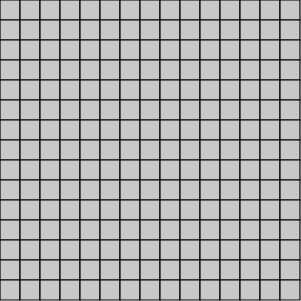
Frame 1 (no input)
Frame 60 (no input): identical to frame 1, image omitted
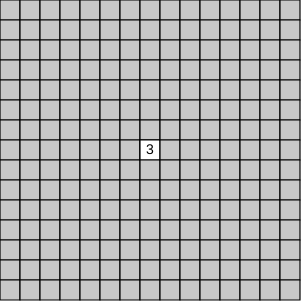
Frame 120 (the mouse pressed at the canvas centre since frame 60)

The p5.js sketch that drew these frames (run headless with seeded random() and noise() and a simulated clock; from frame 60 on, the mouse is pressed at the canvas centre):

// p5.js sketch
// ── sketch.js
// User Global Variables
let width = 301, height = 301; // '1': for 'stroke' visibility
let grid;

// User-Defined Classes
class Cell { 
  constructor(i, j, side, bomb_threshold=0.2) {
    // Cell
    this.i = i; // 'Grid's row index
    this.j = j; // 'Grid's column index
    this.x = i * side; // 'Cell's 'x' coordinate
    this.y = j * side; // 'Cell's 'y' coordinate
    this.side = side;
    // Neighbors
    this.neighbors = 0; // Neighbor counter
    // Status
    this.is_flag = false; // Updated via 'mousePressed'
    this.is_bomb = false; // Populated via 'populate_cell'
      this.populate_cell(bomb_threshold);
    this.is_revealed = false;
  }
  // Methods
  populate_cell(bomb_threshold) {
    if (random(1) < bomb_threshold) {this.is_bomb = true} else {this.is_bomb = false};
  }
  // Mouse Methods
  contains_click(m_x, m_y) { // 'm_': mouse coordinates
    return (m_x > this.x && m_x < this.x + this.side && m_y > this.y && m_y < this.y + this.side);
  }
  reveal() {
    this.is_revealed = true; // Updates status
    
    if (this.neighbors == 0) { // If no neightbors...
      this.flood_fill(); // Reference: https://en.wikipedia.org/wiki/Flood_fill
    }
  }
  flood_fill() {
    for (let i_off = -1; i_off <= 1; i_off++) { // Looping neighbor cells...
      for (let j_off = -1; j_off <= 1; j_off++) {
        let n_i = this.i + i_off; // Neighbor's indexes
        let n_j = this.j + j_off;

        if (n_i > -1 && n_i < grid.rows && n_j > -1 && n_j < grid.cols) { // If neighbor has acceptable indexes...
          let neighbor = grid.grid[n_i][n_j];
          if (!neighbor.is_bomb && !neighbor.is_revealed) { // If neighbor is not a bomb and not revealed (otherwise infinte loop)...
            neighbor.reveal();
          }
        }
      }
    }
  } 
  count_neighbors() {
    if (this.is_bomb) {
      this.neighbors = -1; // '-1': default bomb value
      return;
    }
    
    let bombs = 0; // Counter
    for (let i_off = -1; i_off <= 1; i_off++) { // Looping neighbor cells...
      for (let j_off = -1; j_off <= 1; j_off++) {
        let n_i = this.i + i_off; // Neighbor's indexes
        let n_j = this.j + j_off;
        
        if (n_i > -1 && n_i < grid.rows && n_j > -1 && n_j < grid.cols) { // If neighbor has acceptable indexes...
          if (grid.grid[n_i][n_j].is_bomb) { // Checks neighbor
            bombs += 1; // Increments
          } 
        }
      } // Important: no need to excluse self bomb, since they wouldn't reach the counter
    }
    this.neighbors = bombs; 
  }
  // Draw Methods
  show() { 
    push(); // Style: Cell
    fill(200);
    stroke(0);
    strokeWeight(1.2);
    rectMode(CORNER); // 'i'/'j' at top-left corner
    rect(this.x, this.y, this.side, this.side);
    pop();
    
    if (this.is_revealed) {
      push(); // Style: Blank Cell
      fill(255);
      stroke(0);
      strokeWeight(1.2);
      rect(this.x, this.y, this.side, this.side);
      pop();
      if (this.is_bomb) { 
        push(); // Style: Bomb
        fill(177, 18, 38); 
        stroke(0);
        strokeWeight(1.2);
        circle(this.x + this.side*0.5, this.y + this.side*0.5, 10);
        pop();
      } else { 
        if (this.neighbors > 0) { // Only values >= 0 at this point
          push(); // Style: Number
          fill(0);
          textSize(14);
          textFont("Arial");
          textAlign(CENTER, CENTER);
          text(this.neighbors, this.x + this.side*0.5, this.y + this.side*0.5);
          pop();
        } else { // 'this.neighbors == 0'
          push(); // Style: Blank
          fill(0);
          pop();
        }
      }
    } else {
      if (this.is_flag) {
        push(); // Style: Flag
        fill(0);
        textSize(14);
        textFont("Arial");
        textAlign(CENTER, CENTER);
        text("X", this.x + this.side*0.5, this.y + this.side*0.5);
        pop();
      }
    }
  }
}

class Grid { 
  constructor(side=20) {
    // Specs
    this.side = side; // Cell dimension (square)
    this.rows = floor(height / this.side); // Total rows
    this.cols = floor(width / this.side); // Total columns
    // Grid
    this.grid = []; // 2D array of 'Cell's
      this.build_grid();  
  }
  // Methods
  build_grid() { // Builds nested arrays
    for(let i = 0; i < this.rows; i++) { // Looping rows...
      this.grid.push(new Array(this.cols)); // Adding array with 'this.cols' elements
      for(let j = 0; j < this.cols; j++) { // Looping new element...
        this.grid[i][j] = new Cell(i, j, this.side); // 'Cell' object
      }
    }
  }
  populate_neighbors() {
    for(let i = 0; i < this.rows; i++) { // Looping rows...
      for(let j = 0; j < this.cols; j++) { // Looping columns...
        this.grid[i][j].count_neighbors(); // Counts neighboring bombs
      }
    }
  }
  show() { 
    for (let i = 0; i < this.rows; i++) {
      for (let j = 0; j < this.cols; j++) {
        this.grid[i][j].show();
      }
    }
  }
}

  
// User-Defined Functions
function mousePressed() {
  for (let i = 0; i < grid.rows; i++) {
    for (let j = 0; j < grid.cols; j++) {
      let curr_cell = grid.grid[i][j]; // Clicked 'Cell'

      if (curr_cell.contains_click(mouseX, mouseY) && (curr_cell.is_revealed == false)) {
        if (mouseButton === LEFT) {
          curr_cell.reveal(); // Reveals the 'Cell'

          if (curr_cell.is_bomb) {
            game_over(); // Ends game
          }
        }
        if (mouseButton === RIGHT) {
          curr_cell.is_flag = !curr_cell.is_flag; // Inverts status
        }
      }
    }
  }
}

function game_over() {
  for (let i = 0; i < grid.rows; i++) {
    for (let j = 0; j < grid.cols; j++) {
      grid.grid[i][j].is_revealed = true; // Reveals everything
    }
  }
}


// p5 Main
function setup() {
  createCanvas(width, height); // Canvas reference
  
  grid = new Grid(); // Instantiating 'Grid' class
  grid.populate_neighbors();
}

function draw() {
  // Main
  background(255); // White background

  grid.show(); 
}
